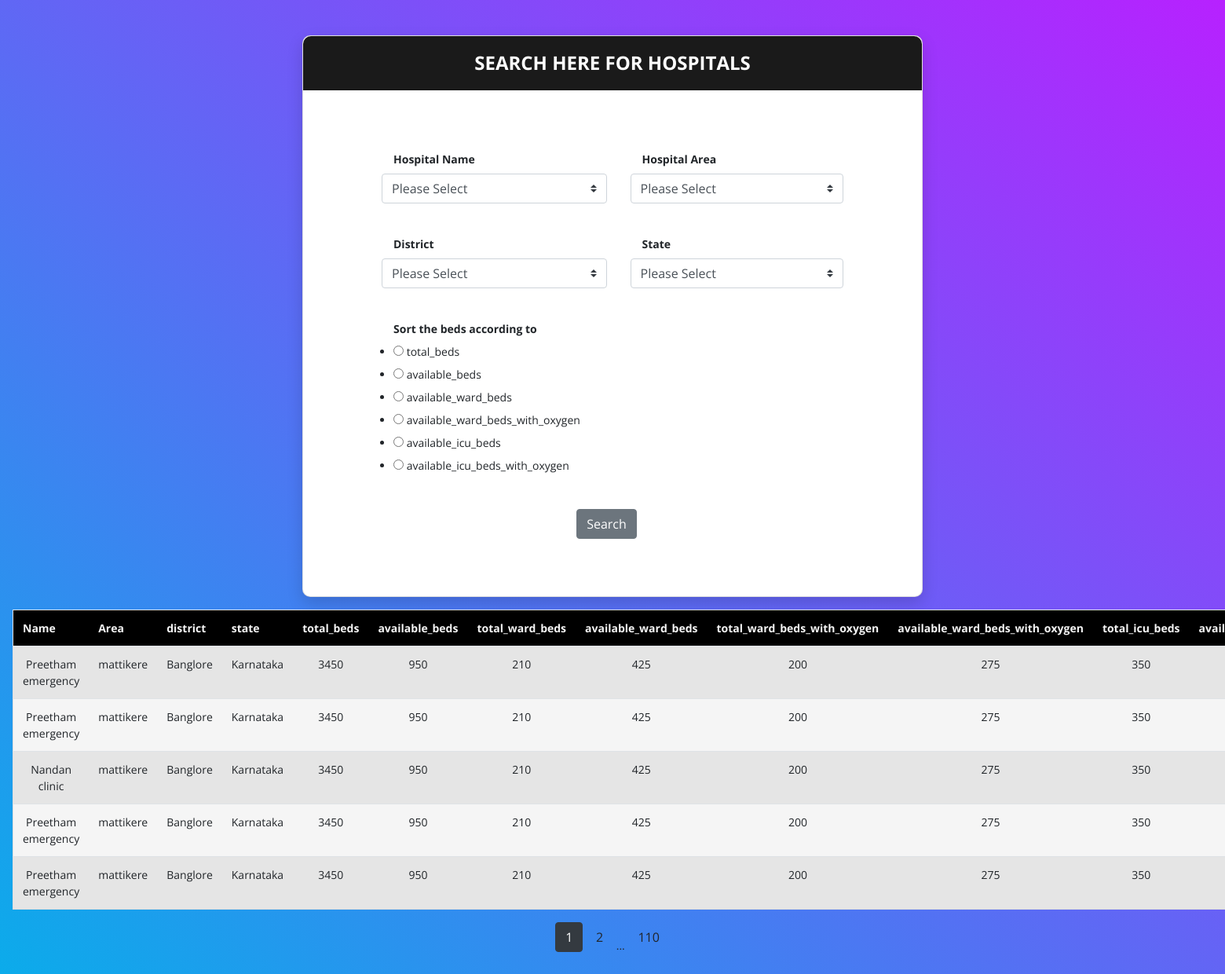
The page / on the database its author committed.
### models.py (models this page shows, shortened)
class Hospital(db.Model):
    id = db.Column(db.Integer, primary_key=True)
    name = db.Column(db.String(100), nullable=False)
    area = db.Column(db.String(100), nullable=False)
    district = db.Column(db.String(100), nullable=False)
    state = db.Column(db.String(100), nullable=False)
    total_beds = db.Column(db.Integer, nullable=False)
    available_beds = db.Column(db.Integer, nullable=False)
    total_ward_beds = db.Column(db.Integer, nullable=False)
    available_ward_beds = db.Column(db.Integer, nullable=False)
    total_ward_beds_with_oxygen = db.Column(db.Integer, nullable=False)
    available_ward_beds_with_oxygen = db.Column(db.Integer, nullable=False)
    total_icu_beds = db.Column(db.Integer, nullable=False)
    available_icu_beds = db.Column(db.Integer, nullable=False)
    total_icu_beds_with_oxygen = db.Column(db.Integer, nullable=False)
    available_icu_beds_with_oxygen = db.Column(db.Integer, nullable=False)
    beds = db.relationship('Bed', backref='hospital', lazy=True)

### app.py (the view, shortened to what this page needs)
@app.route('/', methods=['GET','POST'])
def index():
    name=False
    district=False
    state=False
    area=False
    beds= False
    form = InfoForm()
    page = request.args.get('page', 1, type=int)
    print('page: ', page)
    if request.method == 'GET':
        name = request.args.get('name')
        state = request.args.get('state')
        district = request.args.get('district')
        area = request.args.get('area')
        beds = request.args.get('beds')
    if form.validate_on_submit() and request.method == "POST":
        print('POST request')
    data = Hospital.query.order_by(Hospital.total_beds.desc()).paginate(per_page=5, page=page)
    if(name =='Please Select' and district =='Please Select' and state =='Please Select' and area =='Please Select'):
        if beds == 'total_beds':
            data = Hospital.query.order_by(Hospital.total_beds.desc()).paginate(per_page=5, page=page)
        elif beds== 'available_beds':
            data = Hospital.query.order_by(Hospital.available_beds.desc()).paginate(per_page=5, page=page)
        elif beds == 'available_ward_beds':
            data = Hospital.query.order_by(Hospital.available_ward_beds.desc()).paginate(per_page=5, page=page)
        elif beds == 'available_ward_beds_with_oxygen':
            data = Hospital.query.order_by(Hospital.available_ward_beds_with_oxygen.desc()).paginate(per_page=5, page=page)
        elif beds == 'available_icu_beds':
            data = Hospital.query.order_by(Hospital.available_icu_beds.desc()).paginate(per_page=5, page=page)
        elif beds == 'available_icu_beds_with_oxygen':
            data = Hospital.query.order_by(Hospital.available_icu_beds_with_oxygen.desc()).paginate(per_page=5, page=page)
    elif(name !=  'Please Select' and district !='Please Select' and state !='Please Select' and area !='Please Select'):
        if beds == 'total_beds':
            data = Hospital.query.filter_by(name=name, district=district, state=state, area=area).order_by(Hospital.total_beds.desc()).paginate(per_page=5, page=page)
        elif beds== 'available_beds':
            data = Hospital.query.filter_by(name=name, district=district, state=state, area=area).order_by(Hospital.available_beds).paginate(per_page=5, page=page)
        elif beds == 'available_ward_beds':
            data = Hospital.query.filter_by(name=name, district=district, state=state, area=area).order_by(Hospital.available_ward_beds.desc()).paginate(per_page=5, page=page)
        elif beds == 'available_ward_beds_with_oxygen':
            data = Hospital.query.filter_by(name=name, district=district, state=state, area=area).order_by(Hospital.available_ward_beds_with_oxygen.desc()).paginate(per_page=5, page=page)
        elif beds == 'available_icu_beds':
            data = Hospital.query.filter_by(name=name, district=district, state=state, area=area).order_by(Hospital.available_icu_beds.desc()).paginate(per_page=5, page=page)
        elif beds == 'available_icu_beds_with_oxygen':
            data = Hospital.query.filter_by(name=name, district=district, state=state, area=area).order_by(Hospital.available_icu_beds_with_oxygen.desc()).paginate(per_page=5, page=page)
    else:
        data = Hospital.query.order_by(Hospital.total_beds.desc()).paginate(per_page=5, page=page)
        print("Get Request")
    form.name.data = name
    form.district.data = district
    form.state.data = state
    form.area.data = area
    form.beds.data = beds
    return render_template('index.html', form=form, name=name, district=district, state=state, area=area, beds=beds, hospitals=data)

### forms.py
class InfoForm(FlaskForm):
    name = SelectField('Name', choices=[('Please Select','Please Select'),('Preetham emergency','Preetham emergency'),('Nandan clinic','Nandan clinic'),('Siddarth multispeciality','Siddarth multispeciality'),('Father Muller Hospital','Father Muller Hospital')])
    district = SelectField('District: ', choices=[('Please Select','Please Select'),('D.K','D.K'),('Banglore','Banglore')])
    state = SelectField('State: ', choices=[('Please Select','Please Select'),('Andra','Andra'),('Karnataka','Karnataka')])
    area = SelectField('Area: ', choices=[('Please Select','Please Select'),('badyar','badyar'),('mattikere','mattikere')])
    beds = RadioField('Sort bed results by ',[validators.Required()], choices=[('total_beds','total_beds'),('available_beds','available_beds'),('available_ward_beds','available_ward_beds'),('available_ward_beds_with_oxygen','available_ward_beds_with_oxygen'),('available_icu_beds','available_icu_beds'),('available_icu_beds_with_oxygen','available_icu_beds_with_oxygen')], default='total_beds')
    submit = SubmitField('Search')

### templates/index.html (shortened to what this page needs)
<!DOCTYPE html>
<html lang="en">
<head>
    <link rel="stylesheet" href="https://stackpath.bootstrapcdn.com/bootstrap/4.3.1/css/bootstrap.min.css">
	    <link href="https://unpkg.com/aos@2.3.1/dist/aos.css" rel="stylesheet">
        <link rel="stylesheet" href="https://cdnjs.cloudflare.com/ajax/libs/select2/4.0.13/css/select2.min.css" />
    <link rel="stylesheet" href="https://cdn.jsdelivr.net/npm/material-design-icons-iconfont@6.1.0/dist/material-design-icons.min.css">
    <link rel="stylesheet" href="https://stackpath.bootstrapcdn.com/font-awesome/4.7.0/css/font-awesome.min.css">
    <link href="static/main.css" rel="stylesheet" media="all">
</head>
<body>
<div id="wrapper">
    <div class="page-wrapper bg-gra-03 p-t-45 p-b-50">
        <div class="wrapper wrapper--w790">
            <div class="card card-5">
                <div class="card-heading">
                    <h2 class="title">Search Here for Hospitals</h2>
                </div>
                <div class="card-body">
                    <div style="padding-left: 0px;" class="container">
                            <div class="col-md-12">
                                <form href="/" method="POST">
                                    <div class="row">
                                        <div style="padding-left: 0px;" class="col-sm-6">
                                            <div style="margin-top: 25px;" class="form-group">
                                                <label for="na" style="margin-left: 30px;" class="form-label "><b>Hospital Name</b></label>
                                                <span class = "col-sm-4">
                                                    {{ form.name(id="na",class="custom-select selectFilter") }}
                                                </span>
                                            </div>
                                        </div>
                                        <div class="col-sm-6">
                                            <div style="margin-top: 25px;" class="form-group">
                                                <label for="area" style="margin-left: 30px;" class="form-label "><b>Hospital Area</b></label>
                                                <span class = "col-sm-4">
                                                    {{ form.area(id="area",class="custom-select selectFilter")}}
                                                </span>
                                            </div>
                                        </div>
                                        <div style="padding-left: 0px;" class="col-sm-6">
                                            <div style="margin-top: 25px;" class="form-group">
                                                <label for="district" style="margin-left: 30px;" class="form-label "><b>District</b></label>
                                                <span class = "col-sm-4">
                                                    {{ form.district(id="district",class="custom-select selectFilter")}}
                                                </span>
                                            </div>
                                        </div>
                                        <div class="col-sm-6">
                                            <div style="margin-top: 25px;" class="form-group">
                                                <label for="state" style="margin-left: 30px;" class="form-label "><b>State</b></label>
                                                <span class = "col-sm-4">
                                                    {{ form.state(id="state",class="custom-select selectFilter")}}
                                                </span>
                                            </div>
                                        </div>
                                    </div>
                                    <div class="col-sm-6">
                                        <div style="margin-top: 25px;" class="form-group">
                                            <label class="form-label "><b>Sort the beds according to</b></label>
                                            <span class = "col-sm-4">
                                                    {{ form.beds(class="radio") }}
                                            </span>
                                        </div>
                                    </div>
                                    <div style="text-align: center;">
                                        {{form.submit(class="btn btn-secondary")}}
                                    </div>
                                </form>
                            </div>
                        </div>
                    </div>
                </div>
            </div>
        <table class="table">
            <tr  class="table__header">
                <th class="table__cell">Name</th>
                <th class="table__cell">Area</th>
                <th class="table__cell">district</th>
                <th class="table__cell">state</th>
                <th class="table__cell">total_beds</th>
                <th class="table__cell">available_beds</th>
                <th class="table__cell">total_ward_beds</th>
                <th class="table__cell">available_ward_beds</th>
                <th class="table__cell">total_ward_beds_with_oxygen</th>
                <th class="table__cell">available_ward_beds_with_oxygen</th>
                <th class="table__cell">total_icu_beds</th>
                <th class="table__cell">available_icu_beds</th>
            </tr>
            {% for row in hospitals.items %}
            <tr style="text-align: center;" class="table__row">
                <td class="table__cell">{{row.name}}</td>
                <td class="table__cell">{{row.area}}</td>
                <td class="table__cell">{{row.district}}</td>
                <td class="table__cell">{{row.state}}</td>
                <td class="table__cell">{{row.total_beds}}</td>
                <td class="table__cell">{{row.available_beds}}</td>
                <td class="table__cell">{{row.total_ward_beds}}</td>
                <td class="table__cell">{{row.available_ward_beds}}</td>
                <td class="table__cell">{{row.total_ward_beds_with_oxygen}}</td>
                <td class="table__cell">{{row.available_ward_beds_with_oxygen}}</td>
                <td class="table__cell">{{row.total_icu_beds}}</td>
                <td class="table__cell">{{row.available_icu_beds}}</td>
            </tr>
            {% endfor %}
        </table>
        <div style="text-align: center;">
        {% for page_num in hospitals.iter_pages(left_edge=1, right_edge=1, left_current=1, right_current=2) %}
            {% if page_num %}
                {% if hospitals.page == page_num  %}
                    <a  class="btn btn-dark mb-4" href="{{url_for('index', page=page_num, name=name, district=district, state=state, area=area, beds=beds) }}">{{ page_num }}</a>
                {% else %}
                    <a  class="btn btn-outline dark mb-4" href="{{ url_for('index', page=page_num, name=name, district=district, state=state, area=area, beds=beds) }}">{{ page_num }}</a>
                {% endif %}
            {% else %}
            ...
            {% endif %}
        {% endfor %}
            </div>
</div>
</div>
</body>
</html>

### static/main.css (style rules this page uses)
body, h1, h2, h3, h4, h5, h6, blockquote, p, pre, dl, dd, ol, ul, figure, hr, fieldset, legend { margin: 0; padding: 0; }
body { font-family: "Open Sans", "Arial", "Helvetica Neue", sans-serif; font-weight: 400; font-size: 14px; background: #5751aa; }
h1, h2, h3, h4, h5, h6 { font-weight: 400; }
h2 { font-size: 30px; }
.bg-gra-03 { background: -webkit-gradient(linear, left bottom, right top, from(#08aeea), to(#b721ff)); background: -webkit-linear-gradient(bottom left, #08aeea 0%, #b721ff 100%); background: -moz-linear-gradient(bottom left, #08aeea 0%, #b721ff 100%); background: -o-linear-gradient(bottom left, #08aeea 0%, #b721ff 100%); background: linear-gradient(to top right, #08aeea 0%, #b721ff 100%); }
.p-t-45 { padding-top: 45px; }
.p-b-50 { padding-bottom: 50px; }
.wrapper { margin: 0 auto; }
.wrapper--w790 { max-width: 790px; }
.title { font-size: 24px; text-transform: uppercase; font-weight: 700; text-align: center; color: #fff; }
.card { -webkit-border-radius: 3px; -moz-border-radius: 3px; border-radius: 3px; background: #fff; }
.card-5 { background: #fff; -webkit-border-radius: 10px; -moz-border-radius: 10px; border-radius: 10px; -webkit-box-shadow: 0px 8px 20px 0px rgba(0, 0, 0, 0.15); -moz-box-shadow: 0px 8px 20px 0px rgba(0, 0, 0, 0.15); box-shadow: 0px 8px 20px 0px rgba(0, 0, 0, 0.15); }
.card-5 .card-heading { padding: 20px 0; background: #1a1a1a; -webkit-border-top-left-radius: 10px; -moz-border-radius-topleft: 10px; border-top-left-radius: 10px; -webkit-border-top-right-radius: 10px; -moz-border-radius-topright: 10px; border-top-right-radius: 10px; }
.card-5 .card-body { padding: 52px 85px; padding-bottom: 73px; }
.table { border-collapse: collapse; border-spacing: 0; margin: 1rem; background-color: #f5f5f5; width: 100%; border:1px solid #ddd; }
tr:nth-child(even) { background-color: #f2f2f2; }
.table__row:nth-child(even) { background-color: #e5e5e5; }
.table__header { text-align: left; }
.table__cell { padding: 8px; }
.table__header { color: #f5f5f5; background-color: black; border: blanchedalmond; }

### rows shown on the page
Hospital: name "Preetham emergency", area "mattikere", district "Banglore", state "Karnataka", total_beds "3450", available_beds "950", total_ward_beds "210", available_ward_beds "425", total_ward_beds_with_oxygen "200", available_ward_beds_with_oxygen "275", total_icu_beds "350"
Hospital: name "Preetham emergency", area "mattikere", district "Banglore", state "Karnataka", total_beds "3450", available_beds "950", total_ward_beds "210", available_ward_beds "425", total_ward_beds_with_oxygen "200", available_ward_beds_with_oxygen "275", total_icu_beds "350"
Hospital: name "Nandan clinic", area "mattikere", district "Banglore", state "Karnataka", total_beds "3450", available_beds "950", total_ward_beds "210", available_ward_beds "425", total_ward_beds_with_oxygen "200", available_ward_beds_with_oxygen "275", total_icu_beds "350"
Hospital: name "Preetham emergency", area "mattikere", district "Banglore", state "Karnataka", total_beds "3450", available_beds "950", total_ward_beds "210", available_ward_beds "425", total_ward_beds_with_oxygen "200", available_ward_beds_with_oxygen "275", total_icu_beds "350"
Hospital: name "Preetham emergency", area "mattikere", district "Banglore", state "Karnataka", total_beds "3450", available_beds "950", total_ward_beds "210", available_ward_beds "425", total_ward_beds_with_oxygen "200", available_ward_beds_with_oxygen "275", total_icu_beds "350"

### other values the page prints
{{ page_num }} "1"
{{ page_num }} "2" "110"
